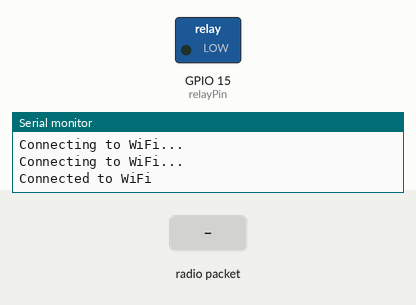
This sketch was run on a simulated ESP32. Parts: switched loads named in the sketch (green lamp = pin HIGH), the last lines printed to the serial monitor. The test bench sets the inputs (shaded band). WiFi joins after 1.5 s; servers stay silent unless stated.

Above: at 3.2 s.
3.3 s: radio packet "1" arrives
At 4.5 s:
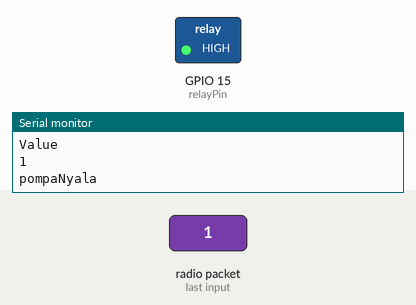
4.8 s: radio packet "5" arrives
At 5.9 s:
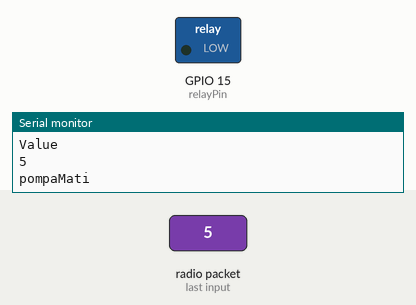
Timing chart, 0 to 7.8 s (numbered marks = the images above; inputs shaded):
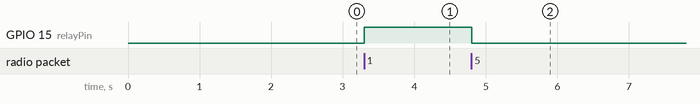

Measured:
- after the input at 3.3 s, GPIO 15 (relayPin): LOW → HIGH at once
- after the input at 4.8 s, GPIO 15 (relayPin): HIGH → LOW at once

The sketch:

ESP_B.ino
```cpp
#include <esp_now.h>
#include <WiFi.h>

const int relayPin = 15;  // GPIO pin connected to the SSR
void OnDataRecv(const esp_now_recv_info_t *recv_info, const uint8_t *incomingData, int len) {
  Serial.print("Received from: ");
  for (int i = 0; i < 6; i++) {
    Serial.printf("%02X", recv_info->src_addr[i]);
    if (i < 5) Serial.print(":");
  }
  Serial.println();

  Serial.print("Bytes received: ");
  Serial.println(len);
  char incomingMessage[len + 1];
  memcpy(incomingMessage, incomingData, len);
  incomingMessage[len] = '\0';
  int Value = atoi(incomingMessage);
  Serial.println("Value");
  Serial.println(Value);

  if(Value == 1){
  // Turn the SSR on
  digitalWrite(relayPin, HIGH);
  Serial.println("pompaNyala");
  delay(1000);  // Wait for 3 seconds
  }else{
  // Turn the SSR off
  digitalWrite(relayPin, LOW);
  Serial.println("pompaMati");
  delay(1000);  // Wait for 3 seconds
  }
}

void setup() {
  Serial.begin(115200);

  // Connect to the AP created by Device 1
  WiFi.begin("ESP32-AP", "12345678");
  // Initialize the relay pin as an output
  pinMode(relayPin, OUTPUT);

  // Start with the relay turned off
  digitalWrite(relayPin, LOW);

  while (WiFi.status() != WL_CONNECTED) {
    delay(1000);
    Serial.println("Connecting to WiFi...");
  }
  Serial.println("Connected to WiFi");

  // Initialize ESP-NOW
  if (esp_now_init() != ESP_OK) {
    Serial.println("Error initializing ESP-NOW");
    return;
  }

  // Register receive callback
  esp_now_register_recv_cb(OnDataRecv);
}

void loop() {
  // The loop can be used for other tasks; ESP-NOW handling is done via the callback
}
```
